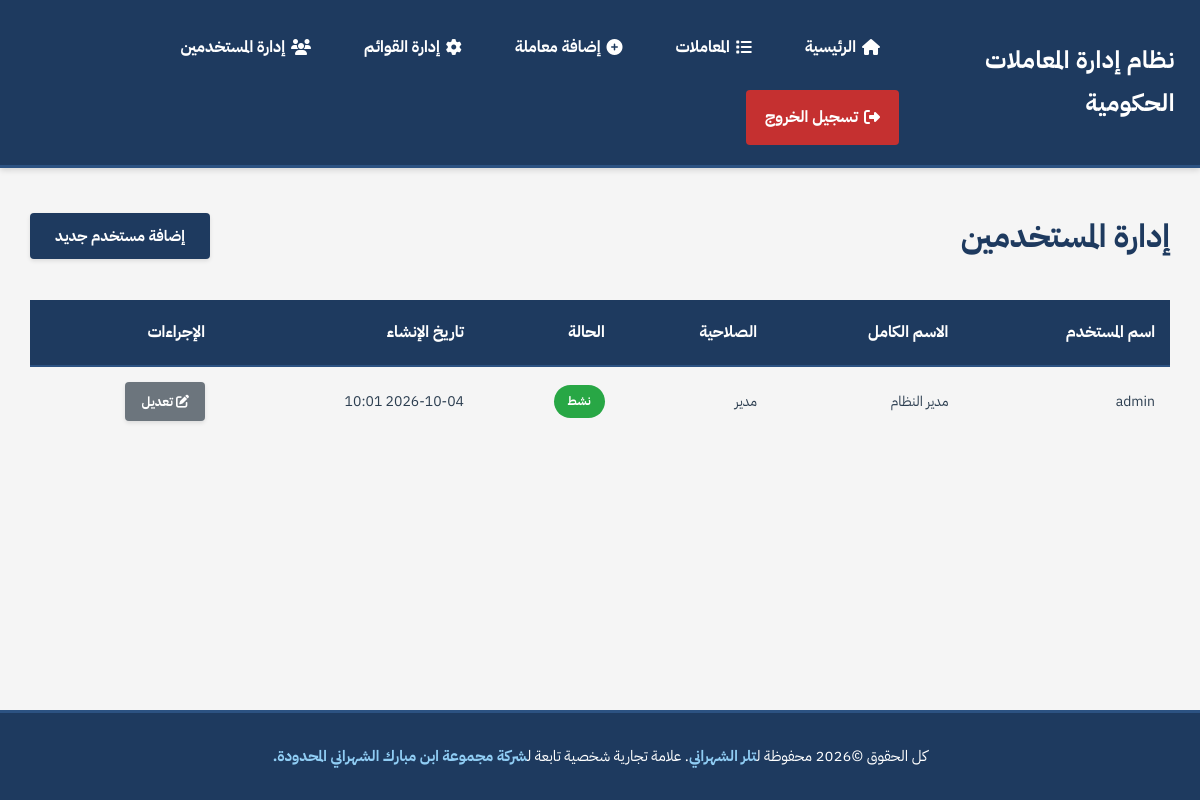
The page /admin/users.php (signed in) on the database its author committed.
### tables this page shows
CREATE TABLE IF NOT EXISTS users (
    id INT AUTO_INCREMENT PRIMARY KEY,
    username VARCHAR(50) UNIQUE NOT NULL,
    password VARCHAR(255) NOT NULL,
    full_name VARCHAR(100) NOT NULL,
    role ENUM('user', 'admin') DEFAULT 'user',
    created_at TIMESTAMP DEFAULT CURRENT_TIMESTAMP,
    is_active TINYINT(1) DEFAULT 1
);

### admin/users.php (the view, shortened to what this page needs)
<?php
try {
    $pdo = getDBConnection();
    $stmt = $pdo->query("SELECT id, username, full_name, role, is_active, created_at FROM users ORDER BY created_at DESC");
    $users = $stmt->fetchAll();
} catch (PDOException $e) {
    $error = 'حدث خطأ أثناء جلب البيانات';
    $users = [];
}
include __DIR__ . '/../includes/header.php';
?>
<div class="page-header">
    <h1>إدارة المستخدمين</h1>
    <button class="btn btn-primary" onclick="showAddUserForm()">إضافة مستخدم جديد</button>
</div>
<?php if (empty($users)): ?>
<div class="empty-state">
    <p>لا يوجد مستخدمون</p>
</div>
<?php else: ?>
<table class="data-table">
    <thead>
        <tr>
            <th>اسم المستخدم</th>
            <th>الاسم الكامل</th>
            <th>الصلاحية</th>
            <th>الحالة</th>
            <th>تاريخ الإنشاء</th>
            <th>الإجراءات</th>
        </tr>
    </thead>
    <tbody>
        <?php foreach ($users as $user): ?>
        <tr>
            <td><?php echo htmlspecialchars($user['username']); ?></td>
            <td><?php echo htmlspecialchars($user['full_name']); ?></td>
            <td><?php echo $user['role'] === 'admin' ? 'مدير' : 'مستخدم'; ?></td>
            <td>
                <span class="status-badge <?php echo $user['is_active'] ? 'active' : 'inactive'; ?>">
                    <?php echo $user['is_active'] ? 'نشط' : 'معطل'; ?>
                </span>
            </td>
            <td><?php echo date('Y-m-d H:i', strtotime($user['created_at'])); ?></td>
            <td>
                <a href="?edit_user=<?php echo $user['id']; ?>" class="btn btn-sm btn-secondary"><i class="fas fa-edit"></i> تعديل</a>
            </td>
        </tr>
        <?php endforeach; ?>
    </tbody>
</table>
<?php endif; ?>
<?php include __DIR__ . '/../includes/footer.php'; ?>

### assets/css/style.css (style rules this page uses)
* { margin: 0; padding: 0; box-sizing: border-box; }
body { font-family: 'IBM Plex Sans Arabic', Arial, sans-serif; background-color: #f5f5f5; color: #2c3e50; line-height: 1.8; direction: rtl; min-height: 100vh; display: flex; flex-direction: column; }
.page-header { display: flex; justify-content: space-between; align-items: center; margin-bottom: 35px; }
.page-header h1 { color: #1e3a5f; font-size: 32px; font-weight: bold; }
.btn { display: inline-block; padding: 12px 25px; background-color: #1e3a5f; color: white; text-decoration: none; border: none; border-radius: 4px; cursor: pointer; font-size: 15px; font-weight: 600; transition: all 0.3s; font-family: 'IBM Plex Sans Arabic', Arial, sans-serif; box-shadow: 0 2px 4px rgba(0, 0, 0, 0.1); }
.btn-primary { background-color: #1e3a5f; }
.btn-secondary { background-color: #6c757d; }
.btn-sm { padding: 8px 16px; font-size: 13px; }
.data-table { width: 100%; border-collapse: collapse; }
.data-table thead { background: #1e3a5f; color: white; }
.data-table th { padding: 18px 15px; text-align: right; font-weight: bold; font-size: 16px; border-bottom: 2px solid #2c5282; }
.data-table td { padding: 15px; border-bottom: 1px solid #e9ecef; font-size: 14px; }
.data-table tbody tr:last-child td { border-bottom: none; }
.status-badge { display: inline-block; padding: 6px 14px; border-radius: 20px; font-size: 12px; font-weight: 600; background-color: #e9ecef; color: #495057; }
.status-badge.active { background-color: #28a745; color: white; }

### rows shown on the page
users: username "admin", full_name "مدير النظام", role "مدير", is_active "نشط", created_at "2026-10-04 10:01"
